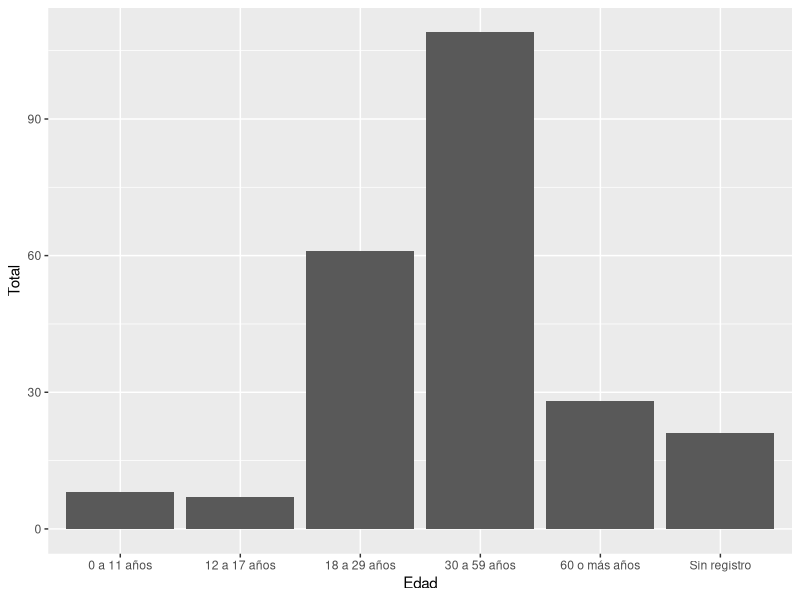
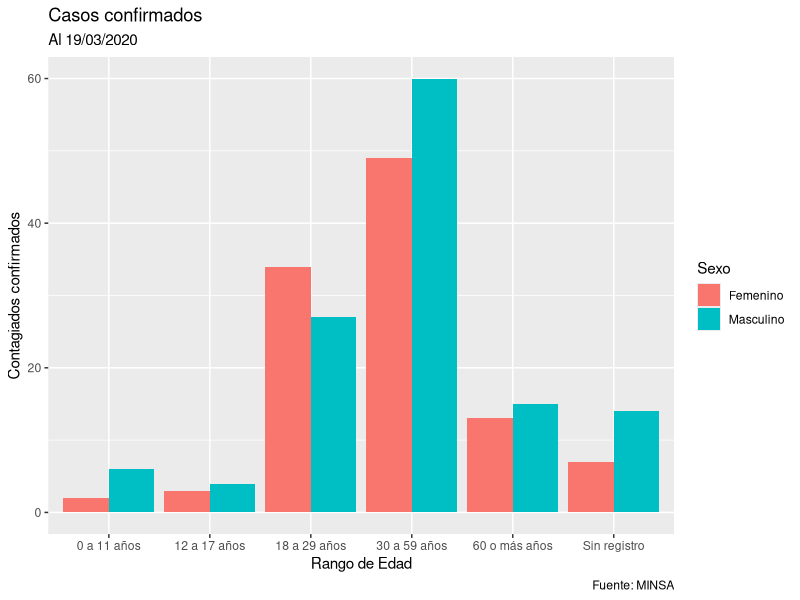

These charts were generated, in order, by the following R code:
library(stringi)
library(dplyr)
library(ggplot2)
library(RColorBrewer)
library(tidyr)

setwd("D:/ABCN/Github/manos-a-la-data/data/2020/2020-03-18")
covid19peru<-readxl::read_xlsx("covid19peru.xlsx",sheet = "edad")
head(covid19peru)

ggplot(data=covid19peru, aes(x=Edad, y=Total)) +
  geom_bar(stat="identity", position=position_dodge())


covid19peru$Total=NULL

covid19peruedad=covid19peru %>%
  pivot_longer(-Edad, names_to = "Sexo", values_to = "Confirmados")

saveRDS(covid19peruedad,"covid19edad.RDS")
save(covid19peruedad,file="covid19edad.Rdata")


ggplot(data=covid19peruedad, aes(x=Edad, y=Confirmados, fill=Sexo)) +
  geom_bar(stat="identity", position=position_dodge())+
  labs(title = "Casos confirmados", subtitle = "Al 19/03/2020",caption = "Fuente: MINSA",
       x="Rango de Edad", y="Contagiados confirmados")
